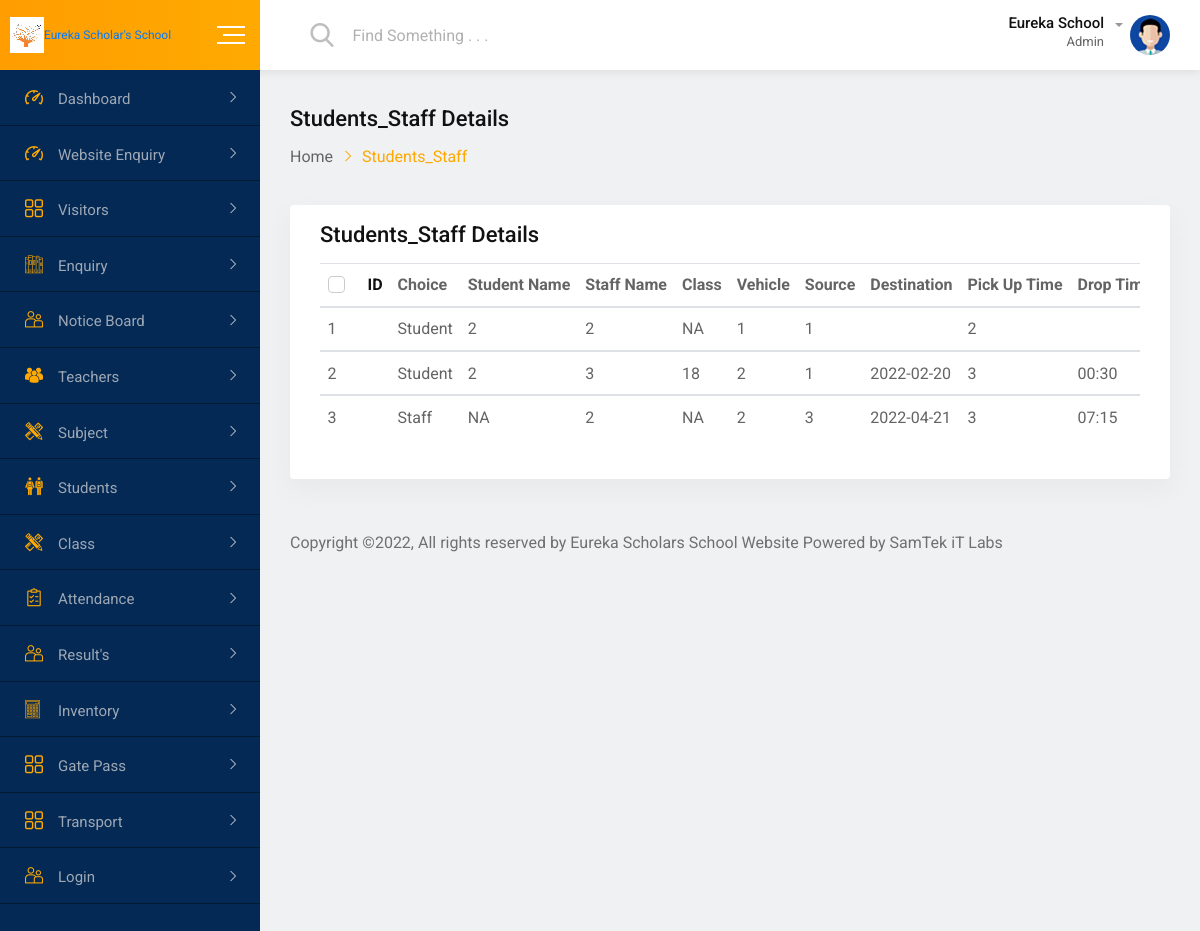
The page /all-student-staff-transport.php on the database its author committed.
### tables this page shows
CREATE TABLE `transport_student_staff` (
  `sid` int(11) NOT NULL,
  `choice` varchar(250) NOT NULL,
  `stud_name` varchar(250) NOT NULL,
  `staff_name` varchar(250) NOT NULL,
  `class` varchar(250) NOT NULL,
  `vehicaltype` varchar(250) NOT NULL,
  `source` varchar(250) NOT NULL,
  `destination` varchar(250) NOT NULL,
  `picku` varchar(200) NOT NULL,
  `dropu` varchar(200) NOT NULL,
  `route` varchar(200) NOT NULL,
  `date` varchar(200) NOT NULL,
  `charge` varchar(200) NOT NULL,
  `pending` varchar(200) NOT NULL
);

### all-student-staff-transport.php (the view, shortened to what this page needs)
<?php
include 'db.php';
?>
<!doctype html>
<html class="no-js" lang="">
<head>
    <link rel="stylesheet" href="css/normalize.css">
    <link rel="stylesheet" href="css/main.css">
    <link rel="stylesheet" href="css/bootstrap.min.css">
    <link rel="stylesheet" href="css/all.min.css">
    <link rel="stylesheet" href="fonts/flaticon.css">
    <link rel="stylesheet" href="css/fullcalendar.min.css">
    <link rel="stylesheet" href="css/animate.min.css">
    <link rel="stylesheet" href="style.css">
</head>
<body>
    <div id="wrapper" class="wrapper bg-ash">
        <div class="navbar navbar-expand-md header-menu-one bg-light">
            <div class="nav-bar-header-one">
                <div class="header-logo">
                    <a href="index1.php">
                        <img src="img/icon.png" alt="logo"><span style="font-size:1vw","color:red;">Eureka Scholar's School</span>
                     </a>
                </div>
                <div class="toggle-button sidebar-toggle">
                    <button type="button" class="item-link">
                        <span class="btn-icon-wrap">
                            <span></span>
                            <span></span>
                            <span></span>
                        </span>
                    </button>
                </div>
            </div>
            <div class="header-main-menu collapse navbar-collapse" id="mobile-navbar">
                <ul class="navbar-nav">
                    <li class="navbar-item header-search-bar">
                        <div class="input-group stylish-input-group">
                            <span class="input-group-addon">
                                <button type="submit">
                                    <span class="flaticon-search" aria-hidden="true"></span>
                            </button>
                            </span>
                            <input type="text" class="form-control" placeholder="Find Something . . .">
                        </div>
                    </li>
                </ul>
                <ul class="navbar-nav">
                    <li class="navbar-item dropdown header-admin">
                        <a class="navbar-nav-link dropdown-toggle" href="#" role="button" data-toggle="dropdown" aria-expanded="false">
                            <div class="admin-title">
                                <h5 class="item-title">Eureka School</h5>
                                <span>Admin</span>
                            </div>
                            <div class="admin-img">
                                <img src="img/figure/admin.jpg" alt="Admin">
                            </div>
                        </a>
                    </li>
                     </div>
                        </div>
            </div>
        <div class="dashboard-page-one">
            <div class="sidebar-main sidebar-menu-one sidebar-expand-md sidebar-color">
                <div class="sidebar-menu-content">
                    <ul class="nav nav-sidebar-menu sidebar-toggle-view">
                        <li class="nav-item sidebar-nav-item">
                            <a href="index1.php" class="nav-link"><i class="flaticon-dashboard"></i><span>Dashboard</span></a>
                        </li>
						<li class="nav-item sidebar-nav-item">
                            <a href="enquiry.php" class="nav-link"><i class="flaticon-dashboard"></i><span>Website Enquiry</span></a>
                         </li>
						<li class="nav-item sidebar-nav-item">
                            <a href="#" class="nav-link"><i class="flaticon-menu-1"></i><span>Visitors</span></a>
                        </li>
						<li class="nav-item sidebar-nav-item">
                            <a href="#" class="nav-link"><i class="flaticon-books"></i><span>Enquiry</span></a>
                        </li>
						<li class="nav-item sidebar-nav-item">
                            <a href="#" class="nav-link"><i class="flaticon-couple"></i><span>Notice Board</span></a>
                        </li>
						<li class="nav-item sidebar-nav-item">
                            <a href="#" class="nav-link"><i
                                    class="flaticon-multiple-users-silhouette"></i><span>Teachers</span></a>
                        </li>
						<li class="nav-item sidebar-nav-item">
                            <a href="#" class="nav-link"><i
                                    class="flaticon-maths-class-materials-cross-of-a-pencil-and-a-ruler"></i><span>Subject</span></a>
                        </li>
                        <li class="nav-item sidebar-nav-item">
                            <a href="#" class="nav-link"><i class="flaticon-classmates"></i><span>Students</span></a>
                        </li>
                        <li class="nav-item sidebar-nav-item">
                            <a href="#" class="nav-link"><i
                                    class="flaticon-maths-class-materials-cross-of-a-pencil-and-a-ruler"></i><span>Class</span></a>
                        </li>
						<li class="nav-item sidebar-nav-item">
                            <a href="#" class="nav-link"><i class="flaticon-shopping-list"></i><span>Attendance</span></a>
                        </li>
                        <li class="nav-item sidebar-nav-item">
                            <a href="#" class="nav-link"><i class="flaticon-couple"></i><span>Result's</span></a>
                        </li>
                        <li class="nav-item sidebar-nav-item">
                            <a href="#" class="nav-link"><i class="flaticon-technological"></i><span>Inventory</span></a>
                        </li>
                        <li class="nav-item sidebar-nav-item">
                            <a href="#" class="nav-link"><i class="flaticon-menu-1"></i><span>Gate Pass</span></a>
                        </li>
                        <li class="nav-item sidebar-nav-item">
                            <a href="#" class="nav-link"><i class="flaticon-menu-1"></i><span>Transport</span></a>
                        </li>
                        <li class="nav-item sidebar-nav-item">
                            <a href="#" class="nav-link"><i class="flaticon-couple"></i><span>Login</span></a>
                        </li>
                    </ul>
                </div>
            </div>
            <div class="dashboard-content-one">
                <div class="breadcrumbs-area">
                    <h3>Students_Staff Details</h3>
                    <ul>
                        <li>
                            <a href="index1.php">Home</a>
                        </li>
                        <li>Students_Staff</li>
                    </ul>
                </div>
                <div class="card height-auto">
                    <div class="card-body">
                        <div class="heading-layout1">
                            <div class="item-title">
                                <h3>Students_Staff Details</h3>
                            </div>
                        </div>
                        <div class="table-responsive">
                            <table class="table display data-table text-nowrap">
								<thead>
									<tr>
										<th>
                                            <div class="form-check">
                                                <label class="form-check-label">ID</label>
												<th>Choice</th>
												<th>Student Name</th>
												<th>Staff Name</th>
                                                <th>Class</th>
												<th>Vehicle</th>
												<th>Source</th>
												<th>Destination</th>
												<th>Pick Up Time</th>
												<th>Drop Time</th>
											</tr>
                                        </thead>
										 <?php
											$i=1;
										  $results1 = mysqli_query($conn, "select * from transport_student_staff");
										  while ($row1 = mysqli_fetch_array($results1)) {
										  ?>
                                        <tbody id="geeks">
                                            <tr>
                                                <td><?php echo $i; ?></td>
												  <td><?php echo $row1['choice'];?></td>
												  <td><?php echo $row1['stud_name'];?></td>
												  <td><?php echo $row1['staff_name'];?></td>
												  <td><?php echo $row1['class'];?></td>
												  <td><?php echo $row1['vehicaltype'];?></td>
												  <td><?php echo $row1['source'];?></td>
												  <td><?php echo $row1['date'];?></td>
												  <td><?php echo $row1['destination'];?></td>
												  <td><?php echo $row1['picku'];?></td>
													<?php $i++;  } ?>
														</tr>
                                </tbody>
                            </table>
                        </div>
                    </div>
                </div>
                <footer class="footer-wrap-layout1">
                    <div class="copyright">Copyright ©2022, All rights reserved by Eureka Scholars School Website Powered by SamTek iT Labs</a></div>
                </footer>
            </div>
        </div>
</body>
</html>

### css/main.css (style rules this page uses)
html { color: #222; font-size: 1em; line-height: 1.4; }
audio, canvas, iframe, img, svg, video { vertical-align: middle; }

### rows shown on the page
transport_student_staff: choice "Student", stud_name "2", staff_name "2", class "NA", vehicaltype "1", source "1", destination "2"
transport_student_staff: choice "Student", stud_name "2", staff_name "3", class "18", vehicaltype "2", source "1", date "2022-02-20", destination "3", picku "00:30"
transport_student_staff: choice "Staff", stud_name "NA", staff_name "2", class "NA", vehicaltype "2", source "3", date "2022-04-21", destination "3", picku "07:15"
